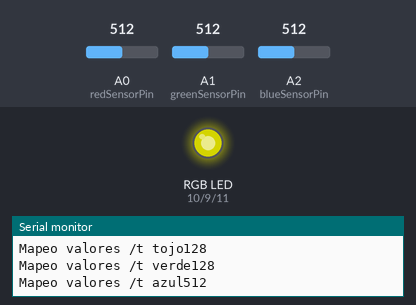
This sketch was run on a simulated Arduino Uno, built with avr-gcc and run on an emulated ATmega328P. On the bench: an RGB LED mixed from three pins (HIGH = lit), the last lines printed to the serial monitor. The inputs (shaded band) are chosen by the test bench; at power-on: A0 (redSensorPin) = 512, A1 (greenSensorPin) = 512, A2 (blueSensorPin) = 512. Dim RGB values are drawn brighter than linear.

Above: at 1.2 s.
1.3 s: A0 (redSensorPin) set to 416
At 2.5 s:
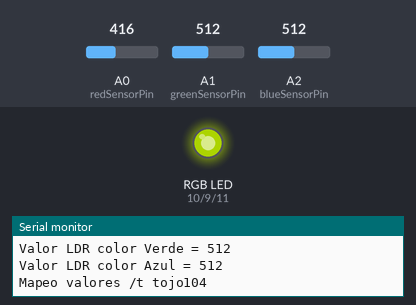
2.9 s: A0 (redSensorPin) set to 385
At 4.0 s:
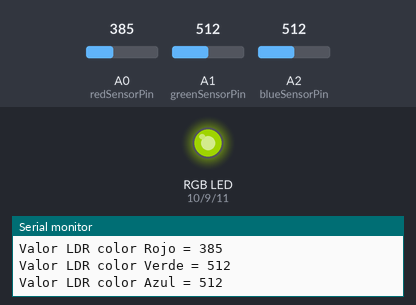
5.9 s: A1 (greenSensorPin) set to 410
At 6.7 s:
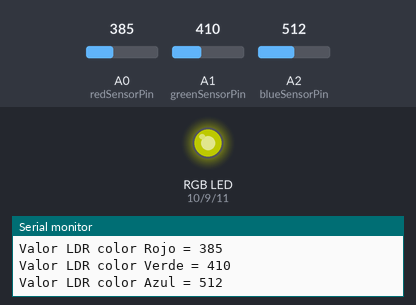
7.5 s: A1 (greenSensorPin) set to 390
At 9.0 s:
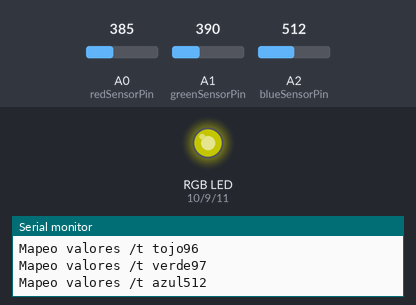
10.5 s: A2 (blueSensorPin) set to 987
At 11.3 s:
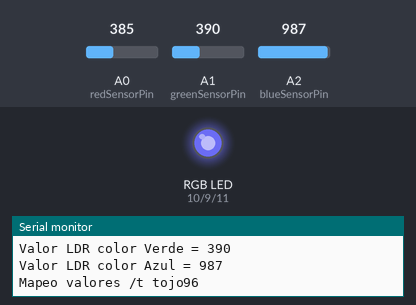
12.2 s: A2 (blueSensorPin) set to 1018
At 13.3 s:
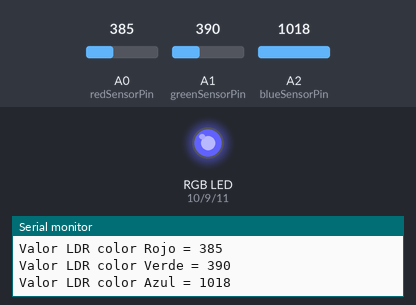
Timing chart, 0 to 15.2 s (numbered marks = the images above; inputs shaded):
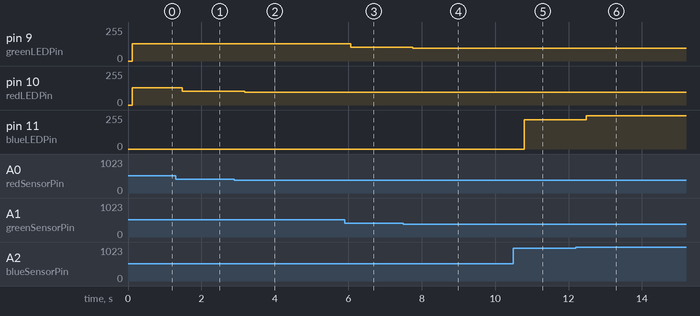

The sketch:

Aplicacion1_LED_RGB_LDR.ino
```cpp
//Aplicación1 LED RGB LDR

const int greenLEDPin=9;  //color verde Led
const int redLEDPin=10;  //color rojo Led
const int blueLEDPin=11;  //color azul Led

const int redSensorPin=A0;  //entrada LDR rojo
const int greenSensorPin=A1;  //entrada LDR verde
const int blueSensorPin=A2;  //entrada LDR azul

int redValue=0;  //
int greenValue=0;  //
int blueValue=0;  //

int redSensorValue=0;  //guarda valor LDR rojo
int greenSensorValue=0;  //guarda valor LDR verde
int blueSensorValue=0;  //guarda valor LDR azul

void setup() {
  Serial.begin(9600);  //monitor serie

  pinMode(greenLEDPin,OUTPUT);
  pinMode(redLEDPin,OUTPUT);
  pinMode(blueLEDPin,OUTPUT);
}

void loop() {

  //lecturas entradas analogicas LDR
  redSensorValue=analogRead(redSensorPin);
  delay(5);
  greenSensorValue=analogRead(greenSensorPin);
  delay(5);
  blueSensorValue=analogRead(blueSensorPin);

  //monitor serial

  Serial.print("Valor LDR color Rojo = ");
  Serial.println(redSensorValue);
  Serial.print("Valor LDR color Verde = ");
  Serial.println(greenSensorValue);
  Serial.print("Valor LDR color Azul = ");
  Serial.println(blueSensorValue);

  //mapeamos el valor por 4 y guardamos el resultado

  redValue=redSensorValue/4;
  greenValue=greenSensorValue/4;
  blueValue=blueSensorValue;

  //monitor serial
  Serial.print("Mapeo valores /t tojo");
  Serial.println(redValue);
  Serial.print("Mapeo valores /t verde");
  Serial.println(greenValue);
  Serial.print("Mapeo valores /t azul");
  Serial.println(blueValue);

  //escribimos el valor en las salidas digitales

  analogWrite(greenLEDPin,greenValue);
  analogWrite(redLEDPin,redValue);
  analogWrite(blueLEDPin,blueValue);
}
```

Measured:
- after the input at 1.3 s, pin 10 (redLEDPin): 128/255 → 104/255 after 0.18 s
- after the input at 2.9 s, pin 10 (redLEDPin): 104/255 → 96/255 after 0.28 s
- after the input at 5.9 s, pin 9 (greenLEDPin): 128/255 → 102/255 after 0.16 s
- after the input at 7.5 s, pin 9 (greenLEDPin): 102/255 → 97/255 after 0.26 s
- after the input at 10.5 s, pin 11 (blueLEDPin): 0/255 → 219/255 after 0.29 s
- after the input at 12.2 s, pin 11 (blueLEDPin): 219/255 → 250/255 after 0.28 s
